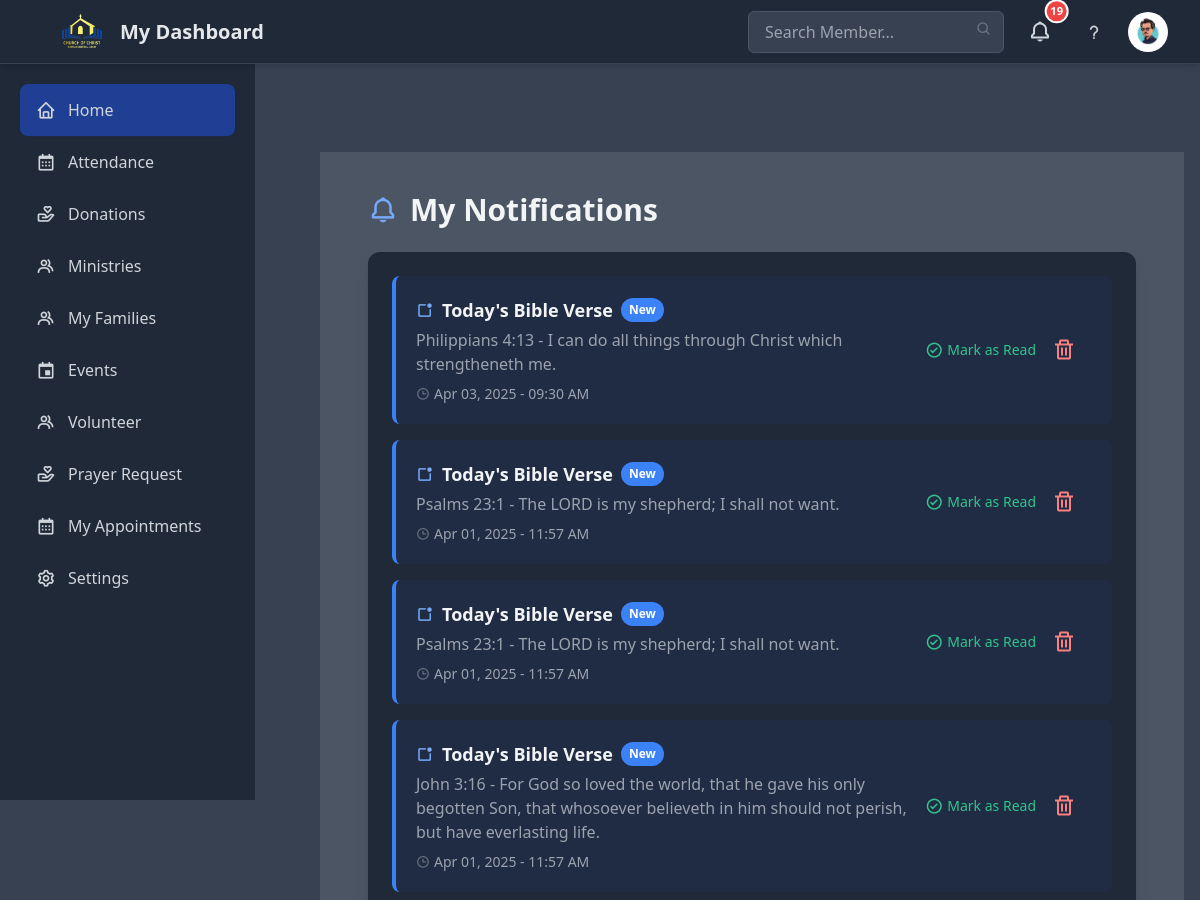
The page /contact/dashboard/notifications/ (signed in, upper part) on the database as committed earlier.
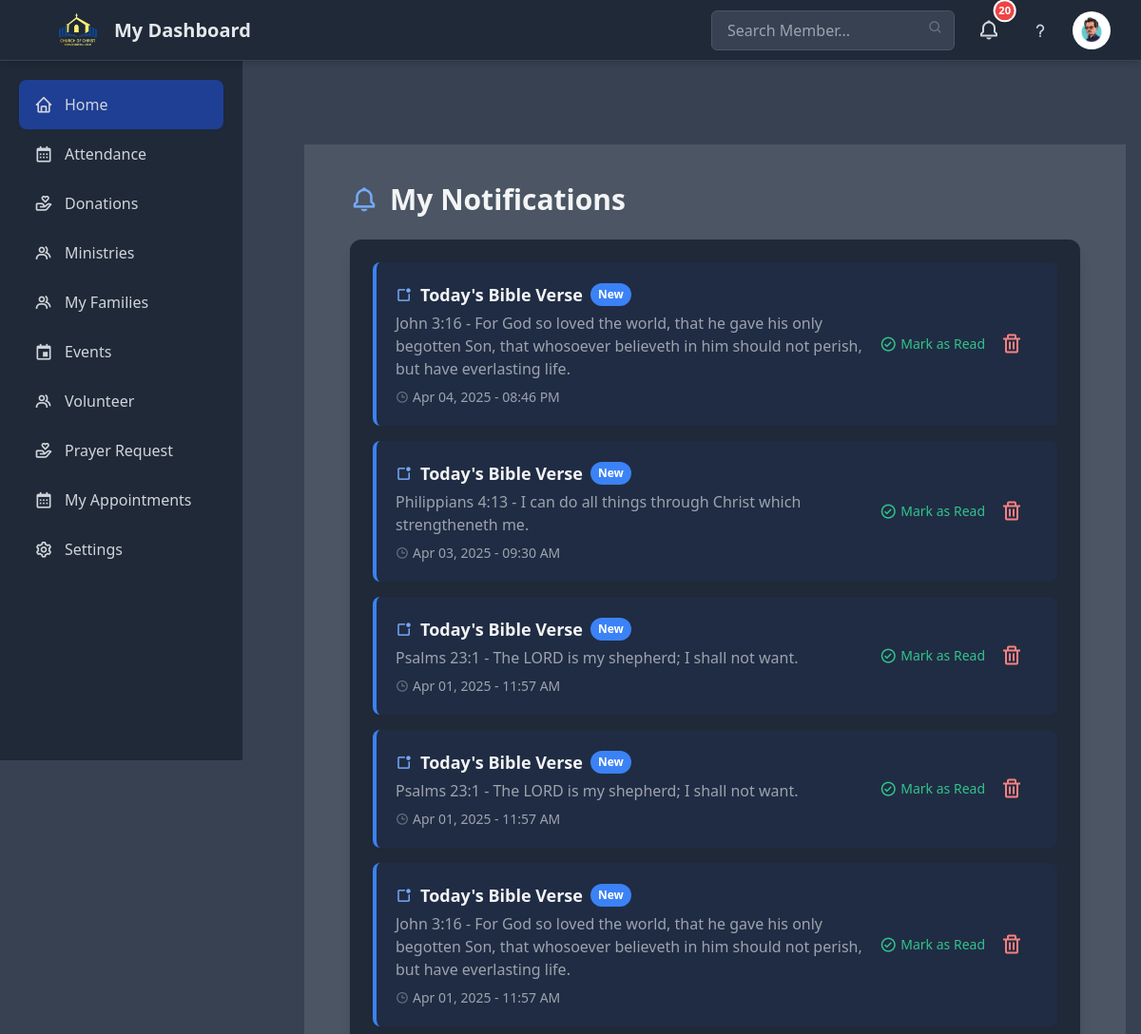
The same page on the database as committed later.
### account/models.py (models this page shows, shortened)
class Church(models.Model):
    name = models.CharField(max_length=255, unique=True)
    address = models.CharField(max_length=255, blank=True, null=True)
    phone_number = models.CharField(max_length=20, blank=True, null=True)
    email = models.EmailField(blank=True, null=True)
    website = models.URLField(blank=True, null=True)
    description = models.TextField(blank=True, null=True)
    logo = CompressedImageField(upload_to='church_logos/', blank=True, null=True)  # Ensure Pillow is
    created_at = models.DateTimeField(auto_now_add=True, editable=False)
    updated_at = models.DateTimeField(auto_now=True, editable=False)
    created_by = models.ForeignKey(User, on_delete=models.SET_NULL, null=True, related_name='created_churches', editable=False)
    updated_by = models.ForeignKey(User, on_delete=models.SET_NULL, null=True, related_name='updated_churches', editable=False)
    class Meta:
        verbose_name_plural = "Churches"

### membership/models.py (models this page shows, shortened)
class Member(models.Model):
    GENDER_CHOICES = [
        ('M', 'Male'),
        ('F', 'Female'),
    ]
    APPROVAL_CHOICES = [
        ('pending', 'Pending'),
        ('approved', 'Approved'),
        ('rejected', 'Rejected'),
    ]
    user = models.OneToOneField(User, on_delete=models.CASCADE, help_text="The associated user account.")
    phone = models.CharField(max_length=20, blank=True, help_text="Member's phone number.")
    address = models.TextField(blank=True, help_text="Member's full address.")
    date_of_birth = models.DateField(null=True, blank=True, help_text="Member's date of birth.")
    date_joined = models.DateField(auto_now_add=True, help_text="Date when the member joined.")
    baptized = models.BooleanField(default=False, help_text="Indicates if the member is baptized.")
    ministries = models.ManyToManyField(Ministry, blank=True, related_name="members", help_text="The ministries this member belongs to.")
    photo = CompressedImageField(upload_to='members/', blank=True, null=True, help_text="Member's profile picture.")
    gender = models.CharField(max_length=1, choices=GENDER_CHOICES, help_text="Gender of the member.")
    can_lead = models.BooleanField(default=False, help_text="Indicates if the member can lead services (for males only).")
    approval_status = models.CharField(
        max_length=10, choices=APPROVAL_CHOICES, default='pending'
    )
    class Meta:
        ordering = ['user__username']

### contact/models.py (models this page shows, shortened)
class Notification(models.Model):
    title = models.CharField(max_length=200)
    content = models.TextField()
    created_at = models.DateTimeField(auto_now_add=True)
    is_read = models.BooleanField(default=False)
    member = models.ForeignKey(
        'membership.Member',
        on_delete=models.SET_NULL,
        null=True,
        blank=True  # Allows NULL for general notifications
    )
    class Meta:
        ordering = ['-created_at']

### contact/views.py (the view)
# urls.py: path('dashboard/notifications/', contact_views.member_dashboard_notifications, name='member_dashboard_notifications'),
@login_required
def member_dashboard_notifications(request):
    member = getattr(request.user, 'member', None)
    if member:
        notifications = Notification.objects.filter(
            Q(member__isnull=True) | Q(member=member)
        ).order_by('-created_at')
    else:
        notifications = Notification.objects.filter(
            member__isnull=True
        ).order_by('-created_at')
    context = {
        'member': member,
        'notifications': notifications
    }
    return render(request, 'contact/member_dashboard_notifications.html', context)

### contact/templates/contact/member_dashboard_notifications.html (shortened to what this page needs)
{% extends 'member_dashboard.html' %}
{% block content %}
<div class="max-w-4xl mx-auto px-4 sm:px-6 lg:px-8 py-6">
    <h1 class="text-2xl sm:text-3xl font-bold text-gray-900 dark:text-gray-100 mb-6 flex items-center gap-3">
        <i class="bx bx-bell text-3xl text-blue-600 dark:text-blue-400"></i>
        My Notifications
    </h1>
    {% if notifications %}
        <div class="bg-white dark:bg-gray-800 rounded-xl shadow-lg p-6">
            <ul class="space-y-4">
                {% for notification in notifications %}
                <li class="flex flex-col sm:flex-row items-start sm:items-center justify-between p-5 rounded-lg transition-all duration-300
                    {% if not notification.is_read %}
                        bg-blue-50 dark:bg-blue-900/20 border-l-4 border-blue-500
                    {% else %}
                        bg-gray-50 dark:bg-gray-700 hover:bg-gray-100 dark:hover:bg-gray-600
                    {% endif %}">
                    <div class="flex-1">
                        <h3 class="font-semibold text-gray-900 dark:text-gray-100 text-lg flex items-center gap-2">
                            <i class="bx bx-notification text-blue-500 dark:text-blue-400"></i>
                            {{ notification.title }}
                            {% if not notification.is_read %}
                                <span class="bg-blue-500 text-white text-xs px-2 py-1 rounded-full">New</span>
                            {% endif %}
                        </h3>
                        <p class="text-gray-600 dark:text-gray-400 mt-1">{{ notification.content }}</p>
                        <p class="text-gray-500 dark:text-gray-400 text-sm mt-2 flex items-center gap-1">
                            <i class="bx bx-time text-gray-400 dark:text-gray-500"></i>
                            {{ notification.created_at|date:"M d, Y - h:i A" }}
                        </p>
                    </div>
                    <div class="flex items-center gap-4 mt-3 sm:mt-0">
                        {% if not notification.is_read %}
                        <form action="{% url 'contact:mark_as_read' notification.pk %}" method="POST">
                            <button type="submit"
                                    class="text-green-600 dark:text-green-400 hover:text-green-700 dark:hover:text-green-300 text-sm font-medium flex items-center gap-1 transition-colors duration-200">
                                <i class="bx bx-check-circle text-lg"></i>
                                <span>Mark as Read</span>
                            </button>
                        </form>
                        {% endif %}
                        <button type="button" onclick="confirmDeleteNotification({{ notification.pk }})"
                                class="text-red-600 dark:text-red-400 hover:text-red-700 dark:hover:text-red-300 transition-all duration-200 hover:scale-110">
                            <i class="bx bx-trash text-2xl"></i>
                        </button>
                    </div>
                </li>
                {% endfor %}
            </ul>
        </div>
    {% endif %}
</div>
{% endblock %}

### templates/partials/_dashboard_topnav.html (shortened to what this page needs)
<header class="bg-white border-b h-16 fixed top-0 left-0 w-full z-40 shadow-md transition-shadow duration-300 dark:bg-gray-800 dark:border-gray-700">
    <div class="max-w-7xl mx-auto px-4 sm:px-6 lg:px-8">
        <div class="flex items-center justify-between h-16">
            <div class="flex items-center space-x-4">
                <a href="{% url 'community:home' %}" class="flex items-center space-x-2">
                    <img src="{{church.logo.url}}" alt="Church logo" class="h-16 w-auto">
                    <span class="text-xl font-semibold text-gray-800 hidden sm:block dark:text-gray-200">My Dashboard</span>
                </a>
            </div>
            <div class="flex items-center space-x-4">
                <div class="relative hidden md:block">
                    <input type="text" placeholder="Search Member..."
                        class="w-64 px-4 py-2 rounded-md border border-gray-300 bg-gray-50 dark:bg-gray-700 dark:border-gray-600 dark:text-gray-300 focus:bg-white dark:focus:bg-gray-800 focus:outline-none focus:ring-2 focus:ring-blue-500 transition-shadow duration-200">
                    <i class='bx bx-search absolute right-3 top-2.5 text-gray-400 dark:text-gray-500'></i>
                </div>
                <div class="relative group">
                    <button class="relative p-2 rounded-full hover:bg-gray-100 dark:hover:bg-gray-700 focus:outline-none focus:ring-2 focus:ring-blue-500 transition-all duration-200">
                        <i class="bx bx-bell text-2xl text-gray-700 hover:text-gray-900 dark:text-gray-300 dark:hover:text-gray-100 transition-colors"></i>
                        {% if unread_notification_count > 0 %}
                            <span class="absolute top-0 right-0 transform translate-x-1/3 -translate-y-1/3
                                bg-red-500 text-white text-[0.7rem] font-semibold
                                w-5 h-5 flex items-center justify-center
                                rounded-full shadow-md ring-2 ring-white
                                transition-all duration-300 animate-pulse hover:animate-none">
                                {{ unread_notification_count }}
                            </span>
                        {% endif %}
                    </button>
                </div>
                <button class="p-2 rounded-full hover:bg-gray-100 dark:hover:bg-gray-700 focus:outline-none focus:ring-2 focus:ring-blue-500 transition duration-200">
                    <i class='bx bx-question-mark text-xl text-gray-700 dark:text-gray-300'></i>
                </button>
            <div class="relative group">
                {% if member.photo %}
                    <img src="{{ member.photo.url }}" alt="{{ member.user.username }}"
                        class="h-10 w-10 rounded-full object-cover cursor-pointer hover:ring-2 hover:ring-blue-300 transition-shadow duration-200">
                {% endif %}
            </div>
            </div>
        </div>
    </div>
</header>

Rows that differ between the two databases and show on the page:
added Notification: title "Today's Bible Verse", is_read "New", content "John 3:16 - For God so loved the world, that he gave his only begotten Son, that whosoever believeth in him should not perish, but have everlasting life.", created_at "Apr 04, 2025 - 08:46 PM"
Other text that changed with them:
{{ unread_notification_count }}: "19" → "20"
